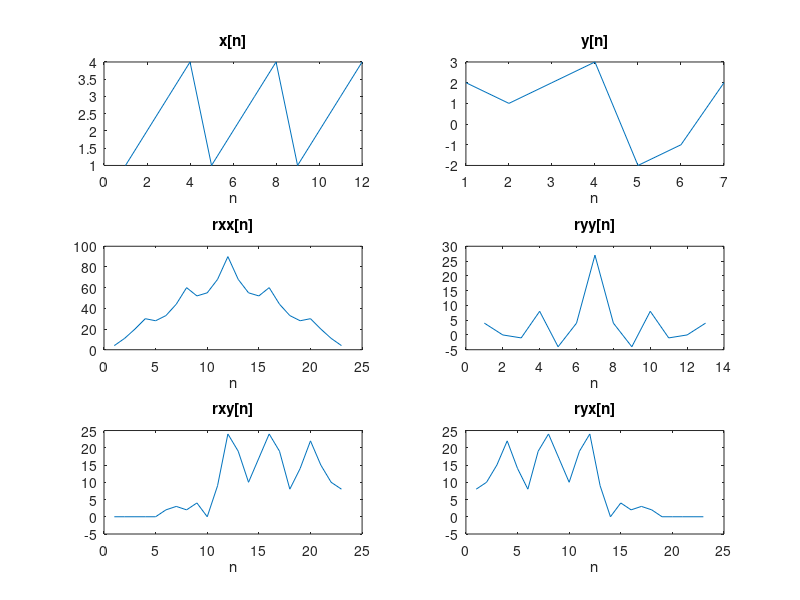

MATLAB code to generate this figure:
%% Inicialização do ambiente
clear ; close all; clc

%% Exercício 12
x = [1,2,3,4,1,2,3,4,1,2,3,4];
y = [2,1,2,3,-2,-1,2];

rxx = xcorr(x, x);
ryy = xcorr(y, y);
rxy = xcorr(x, y);
ryx = xcorr(y, x);

n1 = 1:12;
n2 = 1:7;
n3 = 1:23;
n4 = 1:13;

subplot(3,2,1),plot(n1, x)
xlabel('n'),title('x[n]') 
subplot(3,2,2),plot(n2, y)
xlabel('n'),title('y[n]') 
subplot(3,2,3),plot(n3, rxx)
xlabel('n'),title('rxx[n]') 
subplot(3,2,4),plot(n4, ryy)
xlabel('n'),title('ryy[n]') 
subplot(3,2,5),plot(n3, rxy)
xlabel('n'),title('rxy[n]') 
subplot(3,2,6),plot(n3, ryx)
xlabel('n'),title('ryx[n]') 
